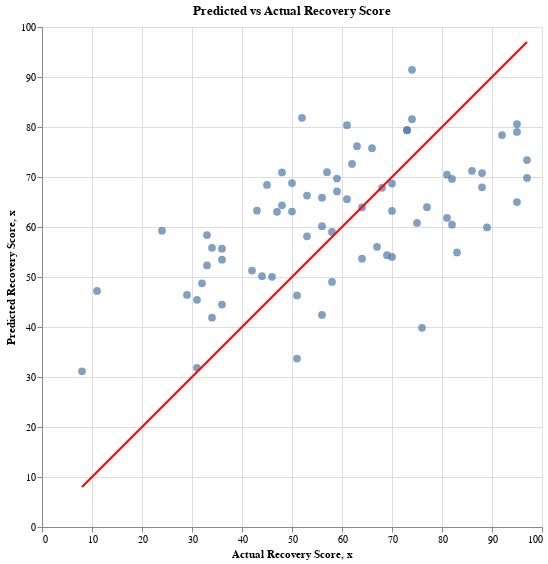

The code cell stored with this chart in its notebook:
### Markdown cell above
R-sqared indicates 33.5% variance in revocery score which is a good starting point. Recovery is likely influenced by non-linear or latenet factors. The best predictors recovery 7 day average and previous hrv help but theres room for improvement

### Code cell
# Create a DataFrame for plotting
scatter_df = pd.DataFrame({
    "Actual Recovery Score": y_test,
    "Predicted Recovery Score": y_pred
})

# Create Altair scatter plot
scatter_plot = alt.Chart(scatter_df).mark_circle(size=60).encode(
    x=alt.X("Actual Recovery Score", scale=alt.Scale(zero=False)),
    y=alt.Y("Predicted Recovery Score", scale=alt.Scale(zero=False)),
    tooltip=["Actual Recovery Score", "Predicted Recovery Score"]
).properties(
    width=500,
    height=500,
    title="Predicted vs Actual Recovery Score"
)

# Add identity line (perfect prediction)
line = alt.Chart(pd.DataFrame({
    "x": [scatter_df["Actual Recovery Score"].min(), scatter_df["Actual Recovery Score"].max()]
})).mark_line(color='red').encode(
    x='x:Q',
    y='x:Q'
)

# Combine scatter and identity line
scatter_plot + line

### Figure 1 — Vega-Lite specification as saved in the notebook (floating-point values rounded to 4 significant figures)
{"config": {"view": {"continuousWidth": 300, "continuousHeight": 300}}, "layer": [{"data": {"name": "data-0b69b261e3d9940dab0f29782c53fac0"}, "mark": {"type": "circle", "size": 60}, "encoding": {"tooltip": [{"field": "Actual Recovery Score", "type": "quantitative"}, {"field": "Predicted Recovery Score", "type": "quantitative"}], "x": {"field": "Actual Recovery Score", "scale": {"zero": false}, "type": "quantitative"}, "y": {"field": "Predicted Recovery Score", "scale": {"zero": false}, "type": "quantitative"}}, "title": "Predicted vs Actual Recovery Score"}, {"data": {"name": "data-37c1996b7a59e53ac903f6ca074007fa"}, "mark": {"type": "line", "color": "red"}, "encoding": {"x": {"field": "x", "type": "quantitative"}, "y": {"field": "x", "type": "quantitative"}}}], "height": 500, "width": 500, "$schema": "https://vega.github.io/schema/vega-lite/v5.14.1.json", "datasets": {"data-0b69b261e3d9940dab0f29782c53fac0": [{"Actual Recovery Score": 68.0, "Predicted Recovery Score": 67.85}, {"Actual Recovery Score": 8.0, "Predicted Recovery Score": 31.14}, {"Actual Recovery Score": 88.0, "Predicted Recovery Score": 67.95}, {"Actual Recovery Score": 61.0, "Predicted Recovery Score": 80.37}, {"Actual Recovery Score": 64.0, "Predicted Recovery Score": 53.67}, {"Actual Recovery Score": 95.0, "Predicted Recovery Score": 64.98}, {"Actual Recovery Score": 11.0, "Predicted Recovery Score": 47.22}, {"Actual Recovery Score": 36.0, "Predicted Recovery Score": 55.66}, {"Actual Recovery Score": 83.0, "Predicted Recovery Score": 54.91}, {"Actual Recovery Score": 73.0, "Predicted Recovery Score": 79.43}, {"Actual Recovery Score": 86.0, "Predicted Recovery Score": 71.24}, {"Actual Recovery Score": 50.0, "Predicted Recovery Score": 63.1}, {"Actual Recovery Score": 97.0, "Predicted Recovery Score": 69.82}, {"Actual Recovery Score": 58.0, "Predicted Recovery Score": 49.02}, {"Actual Recovery Score": 52.0, "Predicted Recovery Score": 81.85}, {"Actual Recovery Score": 31.0, "Predicted Recovery Score": 45.44}, {"Actual Recovery Score": 77.0, "Predicted Recovery Score": 63.95}, {"Actual Recovery Score": 70.0, "Predicted Recovery Score": 68.7}, {"Actual Recovery Score": 43.0, "Predicted Recovery Score": 63.25}, {"Actual Recovery Score": 81.0, "Predicted Recovery Score": 61.82}, {"Actual Recovery Score": 62.0, "Predicted Recovery Score": 72.61}, {"Actual Recovery Score": 51.0, "Predicted Recovery Score": 33.7}, {"Actual Recovery Score": 61.0, "Predicted Recovery Score": 65.57}, {"Actual Recovery Score": 64.0, "Predicted Recovery Score": 63.91}, {"Actual Recovery Score": 24.0, "Predicted Recovery Score": 59.27}, {"Actual Recovery Score": 56.0, "Predicted Recovery Score": 42.42}, {"Actual Recovery Score": 46.0, "Predicted Recovery Score": 50.04}, {"Actual Recovery Score": 31.0, "Predicted Recovery Score": 31.84}, {"Actual Recovery Score": 75.0, "Predicted Recovery Score": 60.81}, {"Actual Recovery Score": 59.0, "Predicted Recovery Score": 69.68}, {"Actual Recovery Score": 95.0, "Predicted Recovery Score": 79.02}, {"Actual Recovery Score": 56.0, "Predicted Recovery Score": 60.15}, {"Actual Recovery Score": 59.0, "Predicted Recovery Score": 67.1}, {"Actual Recovery Score": 42.0, "Predicted Recovery Score": 51.28}, {"Actual Recovery Score": 53.0, "Predicted Recovery Score": 66.3}, {"Actual Recovery Score": 32.0, "Predicted Recovery Score": 48.74}, {"Actual Recovery Score": 48.0, "Predicted Recovery Score": 64.33}, {"Actual Recovery Score": 88.0, "Predicted Recovery Score": 70.78}, {"Actual Recovery Score": 63.0, "Predicted Recovery Score": 76.15}, {"Actual Recovery Score": 57.0, "Predicted Recovery Score": 70.96}, {"Actual Recovery Score": 89.0, "Predicted Recovery Score": 59.9}, {"Actual Recovery Score": 34.0, "Predicted Recovery Score": 55.84}, {"Actual Recovery Score": 76.0, "Predicted Recovery Score": 39.83}, {"Actual Recovery Score": 66.0, "Predicted Recovery Score": 75.75}, {"Actual Recovery Score": 74.0, "Predicted Recovery Score": 81.55}, {"Actual Recovery Score": 36.0, "Predicted Recovery Score": 44.5}, {"Actual Recovery Score": 69.0, "Predicted Recovery Score": 54.35}, {"Actual Recovery Score": 50.0, "Predicted Recovery Score": 68.78}, {"Actual Recovery Score": 58.0, "Predicted Recovery Score": 59.01}, {"Actual Recovery Score": 29.0, "Predicted Recovery Score": 46.41}, {"Actual Recovery Score": 45.0, "Predicted Recovery Score": 68.42}, {"Actual Recovery Score": 82.0, "Predicted Recovery Score": 60.46}, {"Actual Recovery Score": 82.0, "Predicted Recovery Score": 69.62}, {"Actual Recovery Score": 47.0, "Predicted Recovery Score": 63.03}, {"Actual Recovery Score": 44.0, "Predicted Recovery Score": 50.16}, {"Actual Recovery Score": 34.0, "Predicted Recovery Score": 41.86}, {"Actual Recovery Score": 36.0, "Predicted Recovery Score": 53.46}, {"Actual Recovery Score": 92.0, "Predicted Recovery Score": 78.38}, {"Actual Recovery Score": 33.0, "Predicted Recovery Score": 52.31}, {"Actual Recovery Score": 70.0, "Predicted Recovery Score": 54.01}, {"Actual Recovery Score": 67.0, "Predicted Recovery Score": 56.03}, {"Actual Recovery Score": 70.0, "Predicted Recovery Score": 63.22}, {"Actual Recovery Score": 95.0, "Predicted Recovery Score": 80.58}, {"Actual Recovery Score": 48.0, "Predicted Recovery Score": 70.92}, {"Actual Recovery Score": 53.0, "Predicted Recovery Score": 58.14}, {"Actual Recovery Score": 97.0, "Predicted Recovery Score": 73.38}, {"Actual Recovery Score": 81.0, "Predicted Recovery Score": 70.45}, {"Actual Recovery Score": 33.0, "Predicted Recovery Score": 58.39}, {"Actual Recovery Score": 51.0, "Predicted Recovery Score": 46.32}, {"Actual Recovery Score": 73.0, "Predicted Recovery Score": 79.31}, {"Actual Recovery Score": 56.0, "Predicted Recovery Score": 65.86}, {"Actual Recovery Score": 74.0, "Predicted Recovery Score": 91.43}], "data-37c1996b7a59e53ac903f6ca074007fa": [{"x": 8.0}, {"x": 97.0}]}}
